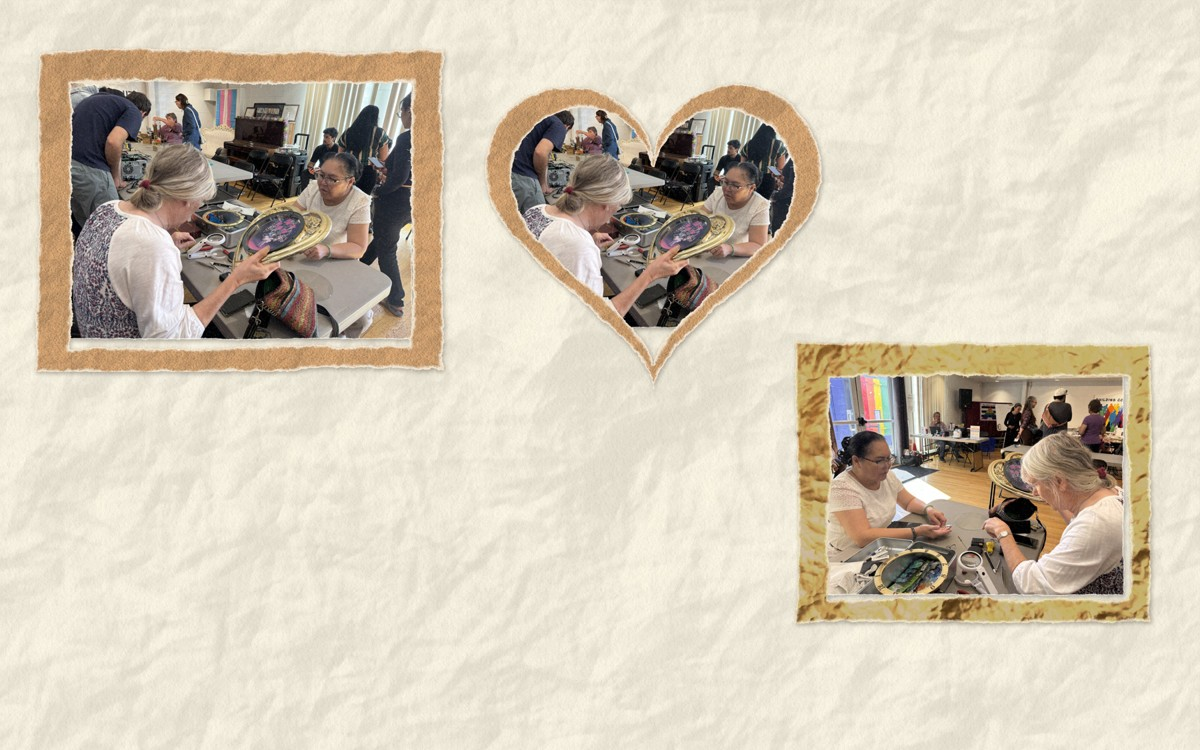
#> input picture paper/kit/_frames.jpg, 1200 x 750 px, given in place of pu_pot.png, which was not available
$ python assets.py
#> lines starting #> are read from the running program, lines starting #| are printed output that depends on the picture; after the words box and inside, x2 and y2 are one past the last pixel; in counts of white or black regions, pixels touching at a corner belong together; pictures that were not available may be replaced by others from this repository, and a replacement may not be noted
### paper/paperkit.py
"""Torn paper, the way the collage reference does it: a ragged edge (big waves + jagged teeth), a white fibrous rim
where the paper's core shows, a few loose fibres, and a soft shadow. Used for torn kraft and gold photo frames,
a torn heart frame, a film strip, torn section edges and die-cut stickers of the café renders."""
import numpy as np, math, os
from PIL import Image, ImageDraw, ImageFilter, ImageEnhance, ImageOps
from scipy import ndimage

D = os.path.dirname(os.path.abspath(__file__)); ST = os.path.join(D, 'studio'); OUT = os.path.join(D, 'kit'); os.makedirs(OUT, exist_ok=True)

# [61 lines left out: functions fbm, tex, rect_sdf, heart_sdf, torn, compose and 1 more, not called in this run]

def shadowed(img, blur=6, off=(3, 5), op=.32):
    """Pad and add a soft drop shadow under a cut-out."""
    p = blur * 3 + max(map(abs, off)); W, H = img.width + 2 * p, img.height + 2 * p
    a = img.getchannel('A'); sh = Image.new('RGBA', (W, H), (0, 0, 0, 0)); blk = Image.new('RGBA', img.size, (40, 32, 24, 255))
    sh.paste(blk, (p + off[0], p + off[1]), a); sh = sh.filter(ImageFilter.GaussianBlur(blur))
    sh.putalpha(sh.getchannel('A').point(lambda v: int(v * op)))
    sh.alpha_composite(img, (p, p)); return sh

# [80 lines left out: functions frame, film, edge, shard, not called in this run]

def sticker(raw, out, border=10, sat=1.1, con=1.04, maxw=1100):
    """A café render cut out of paper: punchier colour, a white die-cut margin, a fine paper grain, a shadow."""
#> called with raw = 'paper/raw/pu_pot.png', out = 'pu_pot', border = 9, sat = 1.3, con = 1.08, maxw = 1300
    im = Image.open(raw).convert('RGBA'); im = im.crop(im.getchannel('A').getbbox())
    im.thumbnail((maxw, maxw), Image.LANCZOS)
    rgb = ImageEnhance.Contrast(ImageEnhance.Color(im.convert('RGB')).enhance(sat)).enhance(con); a = im.getchannel('A')
#> after `a = im.getchannel('A')`: a: PIL image 1200x750 L; every value is 255
    p = border * 3; W, H = im.width + 2 * p, im.height + 2 * p
#> after `W, H = (im.width + 2 * p, im.height + 2 * p)`: W = 1254; H = 804
    A = Image.new('L', (W, H), 0); A.paste(a, (p, p)); m = np.array(A) > 40
#> after `A = Image.new('L', (W, H), 0)`: A: PIL image 1254x804 L; every value is 0
#> after `A.paste(a, (p, p))`:
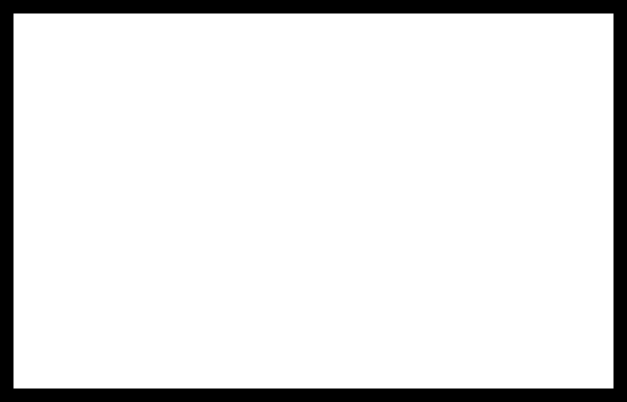
#> A: PIL image 1254x804 L (shown at 1/2 size); 89.3% white; 1 black region, box (x1, y1, x2, y2) and area: (0, 0, 1254, 804) 108216
    cut = ndimage.distance_transform_edt(~m) <= border * 1.6; cut = ndimage.distance_transform_edt(cut) > border * .6; cut = ndimage.binary_fill_holes(cut); cut = ndimage.gaussian_filter(cut.astype(np.float32), 1.4) > .5
#> after `cut = ndimage.distance_transform_edt(~m) <= border * 1.6`: cut: shape (804, 1254) bool; 94.7% white; 1 black region, box (x1, y1, x2, y2) and area: (0, 0, 1254, 804) 53016
#> after `cut = ndimage.distance_transform_edt(cut) > border * 0.6`: cut: shape (804, 1254) bool; 92.8% white; 1 black region, box (x1, y1, x2, y2) and area: (0, 0, 1254, 804) 72892
    base = np.zeros((H, W, 4), np.float32); base[cut] = (253, 251, 244, 255)
    g = np.random.default_rng(1).random((H, W)) * 10 - 5; base[..., :3] += g[..., None] * cut[..., None]
#> after `base[..., :3] += g[..., None] * cut[..., None]`:
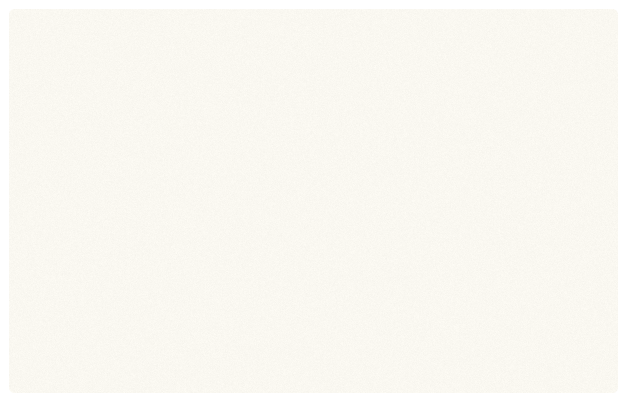
#> base: shape (804, 1254, 4) float32 (shown at 1/2 size); mean of channels 0, 1, 2, 3 235.8, 233.7, 225.4, 237.4; transparent parts drawn white
    img = Image.fromarray(np.clip(base, 0, 255).astype(np.uint8), 'RGBA')
    art = Image.new('RGBA', (W, H), (0, 0, 0, 0)); art.paste(rgb, (p, p), a); img.alpha_composite(art)
#> after `art = Image.new('RGBA', (W, H), (0, 0, 0, 0))`: art: PIL image 1254x804 RGBA; every value is 0
    edge = cut & ~ndimage.binary_erosion(cut, iterations=1); e = np.array(img); e[edge] = (205, 196, 182, 255); img = Image.fromarray(e)
#> after `edge = cut & ~ndimage.binary_erosion(cut, iterations=1)`:
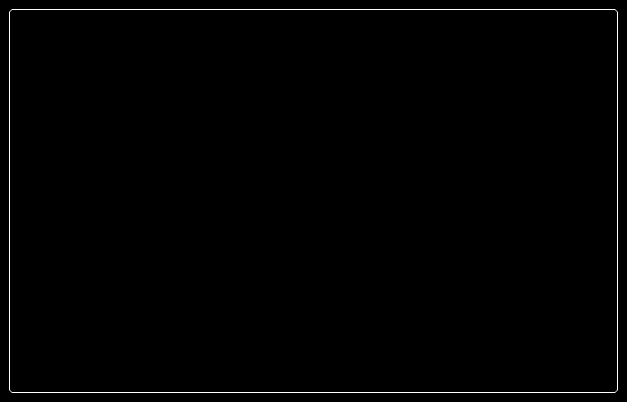
#> edge: shape (804, 1254) bool (shown at 1/2 size); 0.39% white in thin lines or dots
#> after `e[edge] = (205, 196, 182, 255)`:
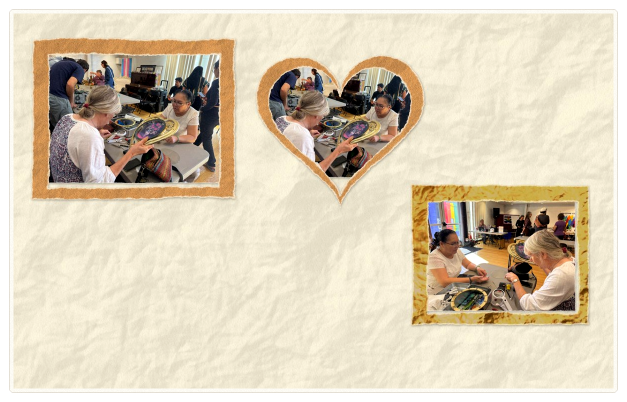
#> e: shape (804, 1254, 4) (shown at 1/2 size); mean R, G, B, A 199.5, 186.9, 164.1, 236.6; transparent parts drawn white
    shadowed(img, blur=7, off=(3, 6), op=.3).save(os.path.join(OUT, out + '.png'), optimize=True)
#> in shadowed, `sh = Image.new('RGBA', (W, H), (0, 0, 0, 0))`: sh: PIL image 1308x858 RGBA; every value is 0
#> in shadowed, `blk = Image.new('RGBA', img.size, (40, 32, 24, 255))`:
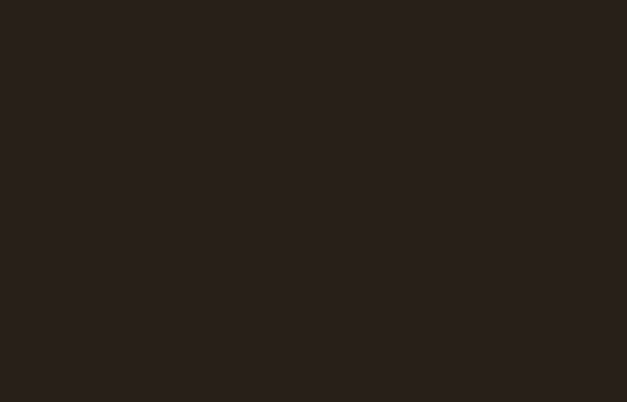
#> blk: PIL image 1254x804 RGBA (shown at 1/2 size); mean R, G, B, A 40, 32, 24, 255
#> in shadowed, `sh.putalpha(sh.getchannel('A').point(lambda v: int(v * op)))`:
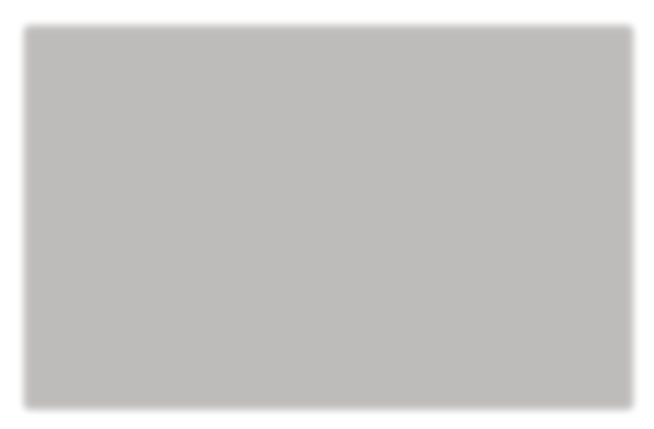
#> sh: PIL image 1308x858 RGBA (shown at 1/2 size); mean R, G, B, A 33.3, 26.7, 20, 63.3; transparent parts drawn white
#> in shadowed, `sh.alpha_composite(img, (p, p))`:
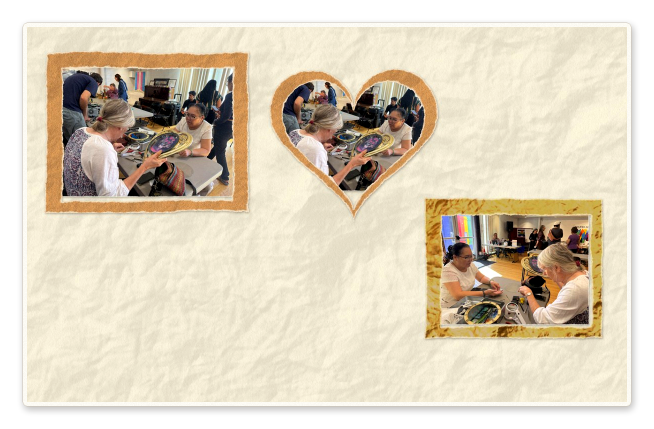
#> sh: PIL image 1308x858 RGBA (shown at 1/2 size); mean R, G, B, A 179.7, 168.3, 147.7, 213.4; transparent parts drawn white

### nb/assets.py
"""Pieces for the notebook: pop-up standees cut from the café renders, washi tape, watercolour washes,
the planner paper, the cloth cover, and the photos sized for the pages."""
import os, sys, numpy as np
from PIL import Image, ImageEnhance, ImageFilter
from scipy import ndimage
HERE = os.path.dirname(os.path.abspath(__file__)); SP = os.path.dirname(HERE)
sys.path.insert(0, os.path.join(SP, 'paper')); import paperkit as K
OUT = os.path.join(HERE, 'img'); os.makedirs(OUT, exist_ok=True)
AT = '/mnt/user-data/attachments/ee5cc871-c0b1-559a-a1f7-dca096f49e11/'; UP = '/root/.claude/uploads/ee5cc871-c0b1-559a-a1f7-dca096f49e11/'
what = sys.argv[1:] or ['pop', 'tape', 'wash', 'paper', 'photos']

def webp(im, name, q=82): im.save(os.path.join(OUT, name + '.webp'), quality=q, method=6)

if 'pop' in what:
    K.OUT = os.path.join(HERE, 'kit'); os.makedirs(K.OUT, exist_ok=True)
    for n, mw in [('pu_pot', 1300), ('pu_tea', 800), ('pu_kitchen', 800), ('pu_clock', 700), ('pu_order', 700)]:
        K.sticker(os.path.join(SP, 'paper', 'raw', n + '.png'), n, border=9, sat=1.3, con=1.08, maxw=mw)
        webp(Image.open(os.path.join(K.OUT, n + '.png')), n)
#> pass 2 of the loop `for n, mw in [('pu_pot', 1300), ('pu_tea', 800), ('pu_kitchen', 800), ..`:
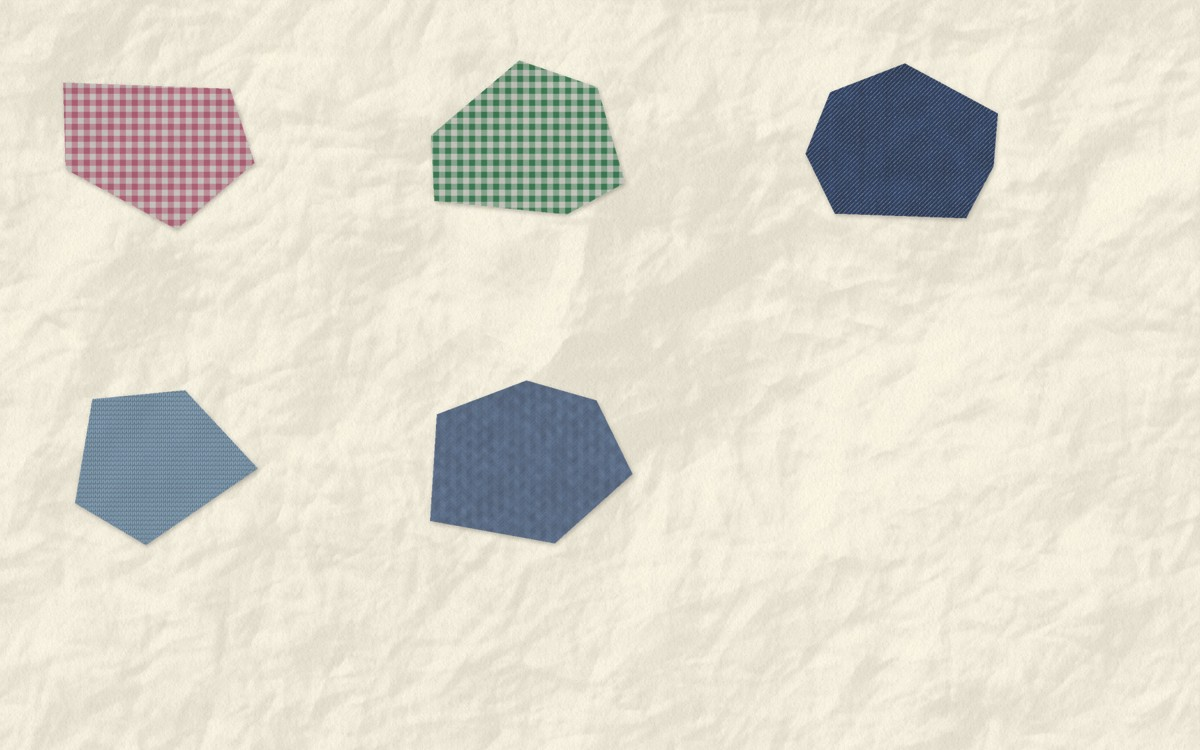
#> input picture paper/kit/_shards.jpg, 1200 x 750 px, given in place of pu_tea.png, which was not available
#> rgb: PIL image 800x500 RGB
#> A: PIL image 854x554 L; every value is 0
#> in sticker (call 2), `A.paste(a, (p, p))`:
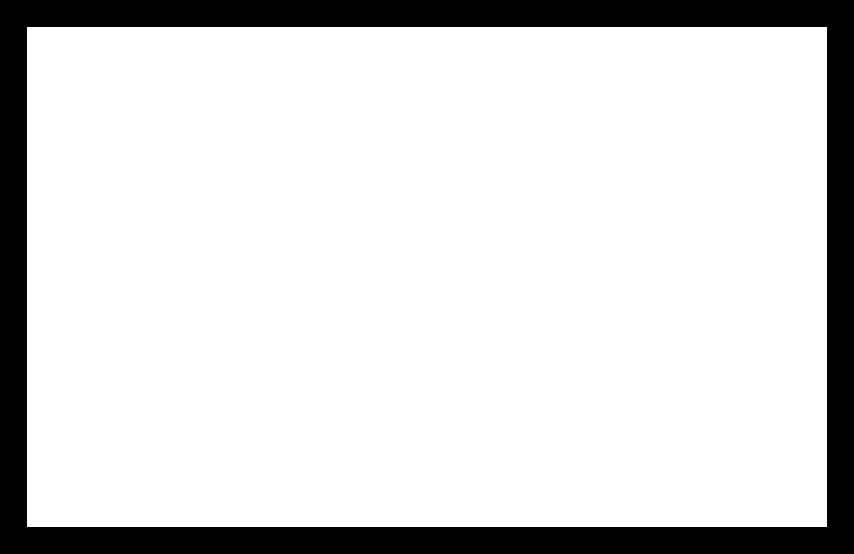
#> A: PIL image 854x554 L; 84.5% white; 1 black region, box (x1, y1, x2, y2) and area: (0, 0, 854, 554) 73116
#> cut: shape (554, 854) bool; 92.4% white; 1 black region, box (x1, y1, x2, y2) and area: (0, 0, 854, 554) 36116
#> cut: shape (554, 854) bool; 89.5% white; 1 black region, box (x1, y1, x2, y2) and area: (0, 0, 854, 554) 49492
#> base: shape (554, 854, 4) float32
#> art: PIL image 854x554 RGBA; every value is 0
#> edge: shape (554, 854) bool; 0.56% white in thin lines or dots, all inside (x1, y1, x2, y2) = (18, 18, 836, 536)
#> e: shape (554, 854, 4)
#> blk: PIL image 854x554 RGBA
#> in shadowed (call 2), `sh.alpha_composite(img, (p, p))`:
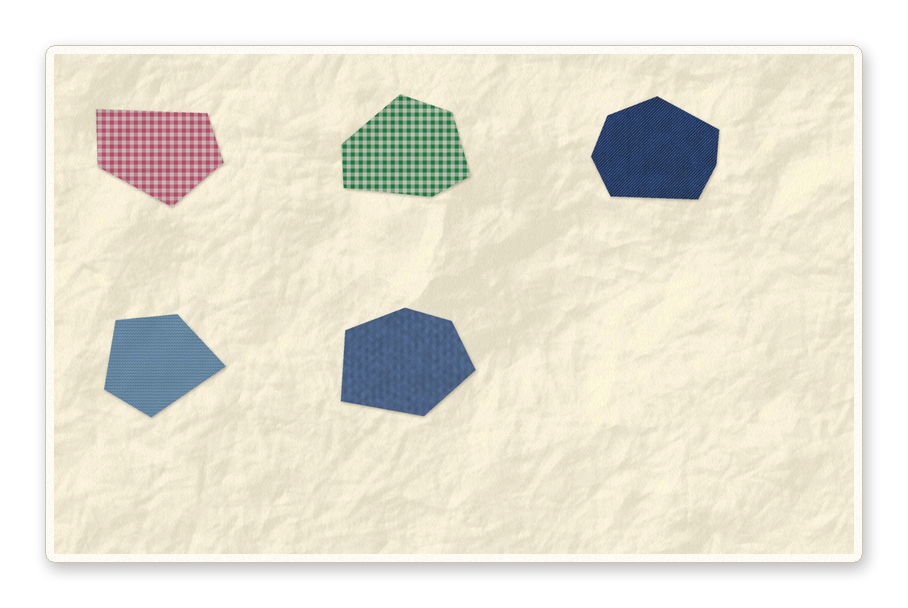
#> sh: PIL image 908x608 RGBA; mean R, G, B, A 173.1, 169.1, 155.5, 196.9; transparent parts drawn white
#> (the run stopped early here; a loop or call above may not have finished)
